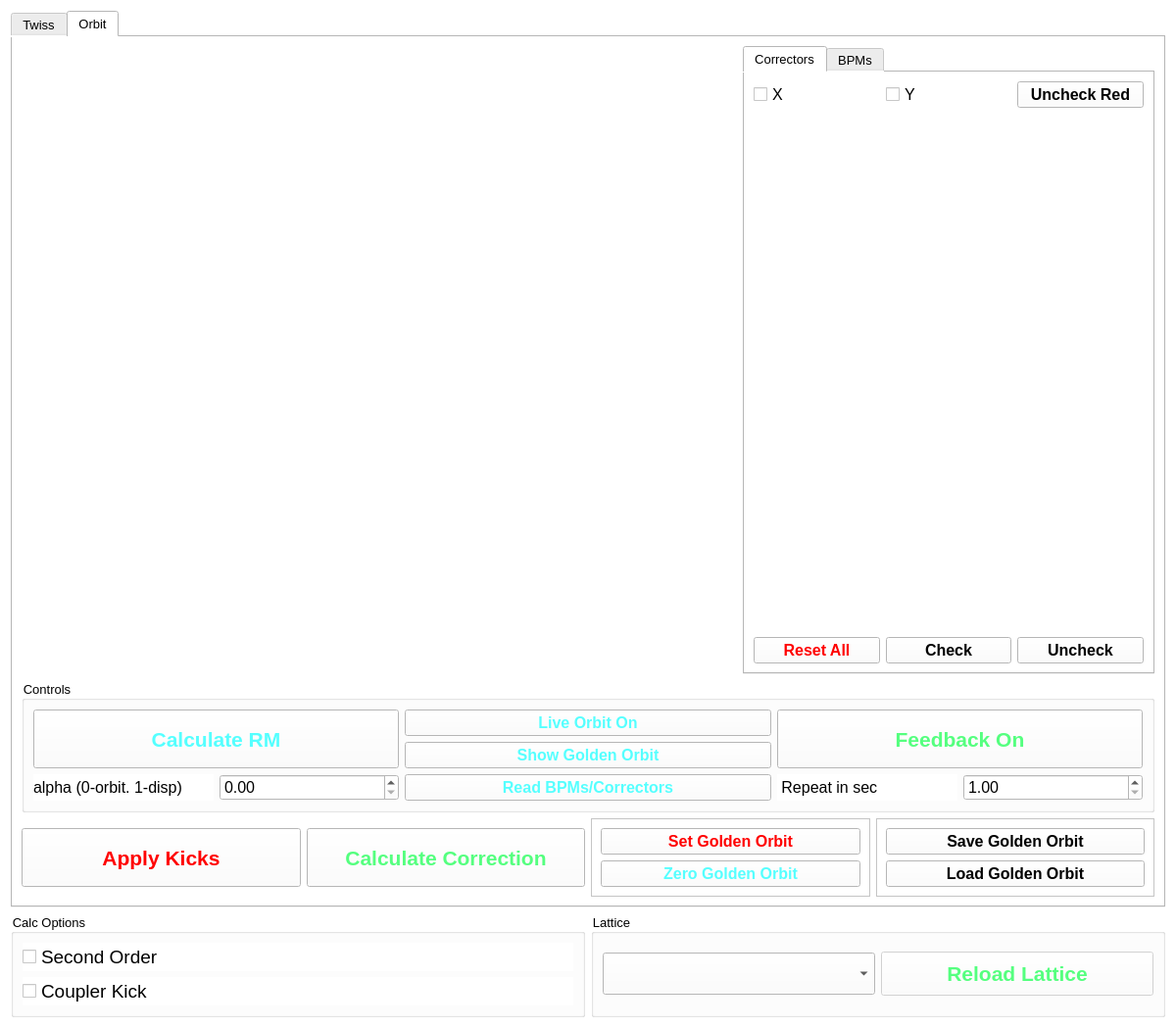
<?xml version="1.0" encoding="UTF-8"?>
<ui version="4.0">
 <class>Form</class>
 <widget class="QWidget" name="Form">
  <property name="geometry">
   <rect>
    <x>0</x>
    <y>0</y>
    <width>1200</width>
    <height>1049</height>
   </rect>
  </property>
  <property name="minimumSize">
   <size>
    <width>1150</width>
    <height>0</height>
   </size>
  </property>
  <property name="contextMenuPolicy">
   <enum>Qt::CustomContextMenu</enum>
  </property>
  <property name="windowTitle">
   <string>Ocelot Interface</string>
  </property>
  <property name="styleSheet">
   <string notr="true">background-color: white</string>
  </property>
  <layout class="QGridLayout" name="gridLayout">
   <item row="1" column="0">
    <layout class="QHBoxLayout" name="horizontalLayout_7">
     <item>
      <widget class="QGroupBox" name="groupBox_9">
       <property name="minimumSize">
        <size>
         <width>0</width>
         <height>50</height>
        </size>
       </property>
       <property name="font">
        <font>
         <pointsize>10</pointsize>
        </font>
       </property>
       <property name="title">
        <string>Calc Options</string>
       </property>
       <layout class="QGridLayout" name="gridLayout_15">
        <item row="0" column="0">
         <layout class="QGridLayout" name="gridLayout_14">
          <item row="0" column="0">
           <widget class="QCheckBox" name="cb_sec_order">
            <property name="font">
             <font>
              <pointsize>14</pointsize>
             </font>
            </property>
            <property name="text">
             <string>Second Order</string>
            </property>
           </widget>
          </item>
          <item row="1" column="0">
           <widget class="QCheckBox" name="cb_coupler_kick">
            <property name="font">
             <font>
              <pointsize>14</pointsize>
             </font>
            </property>
            <property name="text">
             <string>Coupler Kick</string>
            </property>
           </widget>
          </item>
         </layout>
        </item>
       </layout>
      </widget>
     </item>
     <item>
      <widget class="QGroupBox" name="groupBox_3">
       <property name="minimumSize">
        <size>
         <width>0</width>
         <height>100</height>
        </size>
       </property>
       <property name="font">
        <font>
         <pointsize>10</pointsize>
        </font>
       </property>
       <property name="title">
        <string>Lattice</string>
       </property>
       <layout class="QGridLayout" name="gridLayout_13">
        <item row="1" column="1">
         <layout class="QGridLayout" name="gridLayout_4">
          <item row="1" column="0">
           <widget class="QComboBox" name="cb_lattice">
            <property name="minimumSize">
             <size>
              <width>0</width>
              <height>43</height>
             </size>
            </property>
            <property name="font">
             <font>
              <pointsize>14</pointsize>
             </font>
            </property>
           </widget>
          </item>
          <item row="1" column="1">
           <widget class="QPushButton" name="pb_reload">
            <property name="enabled">
             <bool>false</bool>
            </property>
            <property name="minimumSize">
             <size>
              <width>100</width>
              <height>45</height>
             </size>
            </property>
            <property name="font">
             <font>
              <pointsize>16</pointsize>
              <weight>75</weight>
              <bold>true</bold>
             </font>
            </property>
            <property name="styleSheet">
             <string notr="true">color: rgb(85, 255, 127);</string>
            </property>
            <property name="text">
             <string>Reload Lattice</string>
            </property>
           </widget>
          </item>
         </layout>
        </item>
       </layout>
      </widget>
     </item>
    </layout>
   </item>
   <item row="0" column="0">
    <widget class="QTabWidget" name="tabWidget_2">
     <property name="font">
      <font>
       <pointsize>10</pointsize>
      </font>
     </property>
     <property name="currentIndex">
      <number>1</number>
     </property>
     <widget class="QWidget" name="tab_2">
      <attribute name="title">
       <string>Twiss</string>
      </attribute>
      <layout class="QGridLayout" name="gridLayout_6">
       <item row="0" column="0" colspan="2">
        <widget class="QWidget" name="widget_2" native="true">
         <property name="sizePolicy">
          <sizepolicy hsizetype="Expanding" vsizetype="Expanding">
           <horstretch>1</horstretch>
           <verstretch>0</verstretch>
          </sizepolicy>
         </property>
         <property name="minimumSize">
          <size>
           <width>700</width>
           <height>400</height>
          </size>
         </property>
        </widget>
       </item>
       <item row="1" column="0" colspan="4">
        <widget class="QGroupBox" name="groupBox_10">
         <property name="maximumSize">
          <size>
           <width>16777215</width>
           <height>140</height>
          </size>
         </property>
         <property name="font">
          <font>
           <pointsize>10</pointsize>
          </font>
         </property>
         <property name="title">
          <string>BackTracking</string>
         </property>
         <layout class="QHBoxLayout" name="horizontalLayout_14">
          <item>
           <layout class="QHBoxLayout" name="horizontalLayout_13">
            <item>
             <layout class="QVBoxLayout" name="verticalLayout">
              <item>
               <widget class="QCheckBox" name="cb_otr55">
                <property name="font">
                 <font>
                  <pointsize>14</pointsize>
                 </font>
                </property>
                <property name="text">
                 <string>OTRC 55</string>
                </property>
                <property name="checked">
                 <bool>true</bool>
                </property>
               </widget>
              </item>
              <item>
               <widget class="QCheckBox" name="cb_otr218">
                <property name="font">
                 <font>
                  <pointsize>14</pointsize>
                 </font>
                </property>
                <property name="text">
                 <string>OTRB 218</string>
                </property>
               </widget>
              </item>
              <item>
               <widget class="QCheckBox" name="cb_otr450">
                <property name="font">
                 <font>
                  <pointsize>14</pointsize>
                 </font>
                </property>
                <property name="text">
                 <string>OTRB 450</string>
                </property>
               </widget>
              </item>
             </layout>
            </item>
            <item>
             <layout class="QVBoxLayout" name="verticalLayout_10">
              <item>
               <widget class="QCheckBox" name="cb_design_tws">
                <property name="font">
                 <font>
                  <pointsize>14</pointsize>
                 </font>
                </property>
                <property name="text">
                 <string>Design Twiss</string>
                </property>
               </widget>
              </item>
             </layout>
            </item>
           </layout>
          </item>
         </layout>
        </widget>
       </item>
       <item row="2" column="0" rowspan="2">
        <widget class="QPushButton" name="pb_write">
         <property name="enabled">
          <bool>false</bool>
         </property>
         <property name="minimumSize">
          <size>
           <width>150</width>
           <height>60</height>
          </size>
         </property>
         <property name="font">
          <font>
           <pointsize>16</pointsize>
           <weight>75</weight>
           <bold>true</bold>
          </font>
         </property>
         <property name="styleSheet">
          <string notr="true">color: rgb(85, 255, 127);</string>
         </property>
         <property name="text">
          <string>Write to Quads</string>
         </property>
        </widget>
       </item>
       <item row="2" column="1" rowspan="2">
        <widget class="QPushButton" name="pb_read">
         <property name="minimumSize">
          <size>
           <width>0</width>
           <height>60</height>
          </size>
         </property>
         <property name="font">
          <font>
           <pointsize>16</pointsize>
           <weight>75</weight>
           <bold>true</bold>
          </font>
         </property>
         <property name="styleSheet">
          <string notr="true">color: rgb(85, 255, 255);</string>
         </property>
         <property name="text">
          <string>Read from Quads</string>
         </property>
        </widget>
       </item>
       <item row="2" column="2" colspan="2">
        <widget class="QPushButton" name="pb_reset">
         <property name="enabled">
          <bool>true</bool>
         </property>
         <property name="minimumSize">
          <size>
           <width>0</width>
           <height>20</height>
          </size>
         </property>
         <property name="sizeIncrement">
          <size>
           <width>0</width>
           <height>0</height>
          </size>
         </property>
         <property name="font">
          <font>
           <pointsize>12</pointsize>
           <weight>75</weight>
           <bold>true</bold>
          </font>
         </property>
         <property name="styleSheet">
          <string notr="true">color: rgb(255, 0, 0);</string>
         </property>
         <property name="text">
          <string>Reset All</string>
         </property>
        </widget>
       </item>
       <item row="3" column="2" colspan="2">
        <widget class="QPushButton" name="pb_update">
         <property name="minimumSize">
          <size>
           <width>0</width>
           <height>20</height>
          </size>
         </property>
         <property name="font">
          <font>
           <pointsize>12</pointsize>
           <weight>75</weight>
           <bold>true</bold>
          </font>
         </property>
         <property name="text">
          <string>Update Reference</string>
         </property>
        </widget>
       </item>
       <item row="0" column="2" colspan="2">
        <widget class="QWidget" name="widget" native="true">
         <property name="enabled">
          <bool>true</bool>
         </property>
         <property name="sizePolicy">
          <sizepolicy hsizetype="Expanding" vsizetype="Expanding">
           <horstretch>0</horstretch>
           <verstretch>0</verstretch>
          </sizepolicy>
         </property>
         <property name="minimumSize">
          <size>
           <width>400</width>
           <height>200</height>
          </size>
         </property>
         <property name="maximumSize">
          <size>
           <width>400</width>
           <height>16777215</height>
          </size>
         </property>
        </widget>
       </item>
      </layout>
     </widget>
     <widget class="QWidget" name="tab_3">
      <attribute name="title">
       <string>Orbit</string>
      </attribute>
      <layout class="QGridLayout" name="gridLayout_8">
       <item row="0" column="0">
        <layout class="QHBoxLayout" name="horizontalLayout_4">
         <item>
          <widget class="QWidget" name="w_orbit" native="true">
           <property name="sizePolicy">
            <sizepolicy hsizetype="Expanding" vsizetype="Expanding">
             <horstretch>0</horstretch>
             <verstretch>0</verstretch>
            </sizepolicy>
           </property>
           <property name="minimumSize">
            <size>
             <width>650</width>
             <height>400</height>
            </size>
           </property>
          </widget>
         </item>
        </layout>
       </item>
       <item row="6" column="0" colspan="2">
        <layout class="QHBoxLayout" name="horizontalLayout_2">
         <item>
          <widget class="QPushButton" name="pb_apply_kicks">
           <property name="minimumSize">
            <size>
             <width>150</width>
             <height>60</height>
            </size>
           </property>
           <property name="font">
            <font>
             <pointsize>16</pointsize>
             <weight>75</weight>
             <bold>true</bold>
            </font>
           </property>
           <property name="styleSheet">
            <string notr="true">color: rgb(255, 0, 0);</string>
           </property>
           <property name="text">
            <string>Apply Kicks</string>
           </property>
          </widget>
         </item>
         <item>
          <widget class="QPushButton" name="pb_correct_orbit">
           <property name="minimumSize">
            <size>
             <width>0</width>
             <height>60</height>
            </size>
           </property>
           <property name="font">
            <font>
             <pointsize>16</pointsize>
             <weight>75</weight>
             <bold>true</bold>
            </font>
           </property>
           <property name="styleSheet">
            <string notr="true">color: rgb(85, 255, 127);</string>
           </property>
           <property name="text">
            <string>Calculate Correction</string>
           </property>
          </widget>
         </item>
         <item>
          <widget class="QFrame" name="frame_4">
           <property name="frameShape">
            <enum>QFrame::StyledPanel</enum>
           </property>
           <property name="frameShadow">
            <enum>QFrame::Raised</enum>
           </property>
           <layout class="QVBoxLayout" name="verticalLayout_9">
            <item>
             <widget class="QPushButton" name="pb_set_golden">
              <property name="minimumSize">
               <size>
                <width>0</width>
                <height>20</height>
               </size>
              </property>
              <property name="font">
               <font>
                <pointsize>12</pointsize>
                <weight>75</weight>
                <bold>true</bold>
               </font>
              </property>
              <property name="styleSheet">
               <string notr="true">color: rgb(255, 0, 0);</string>
              </property>
              <property name="text">
               <string>Set Golden Orbit</string>
              </property>
             </widget>
            </item>
            <item>
             <widget class="QPushButton" name="pb_zero_gold">
              <property name="minimumSize">
               <size>
                <width>0</width>
                <height>20</height>
               </size>
              </property>
              <property name="font">
               <font>
                <pointsize>12</pointsize>
                <weight>75</weight>
                <bold>true</bold>
               </font>
              </property>
              <property name="styleSheet">
               <string notr="true">color: rgb(85, 255, 255);</string>
              </property>
              <property name="text">
               <string>Zero Golden Orbit</string>
              </property>
             </widget>
            </item>
           </layout>
          </widget>
         </item>
         <item>
          <widget class="QFrame" name="frame_3">
           <property name="frameShape">
            <enum>QFrame::StyledPanel</enum>
           </property>
           <property name="frameShadow">
            <enum>QFrame::Raised</enum>
           </property>
           <layout class="QVBoxLayout" name="verticalLayout_4">
            <item>
             <widget class="QPushButton" name="pb_save_golden">
              <property name="minimumSize">
               <size>
                <width>0</width>
                <height>20</height>
               </size>
              </property>
              <property name="font">
               <font>
                <pointsize>12</pointsize>
                <weight>75</weight>
                <bold>true</bold>
               </font>
              </property>
              <property name="text">
               <string>Save Golden Orbit</string>
              </property>
             </widget>
            </item>
            <item>
             <widget class="QPushButton" name="pb_load_golden">
              <property name="minimumSize">
               <size>
                <width>0</width>
                <height>20</height>
               </size>
              </property>
              <property name="font">
               <font>
                <pointsize>12</pointsize>
                <weight>75</weight>
                <bold>true</bold>
               </font>
              </property>
              <property name="text">
               <string>Load Golden Orbit</string>
              </property>
             </widget>
            </item>
           </layout>
          </widget>
         </item>
        </layout>
       </item>
       <item row="4" column="0" colspan="2">
        <widget class="QGroupBox" name="groupBox_2">
         <property name="minimumSize">
          <size>
           <width>0</width>
           <height>100</height>
          </size>
         </property>
         <property name="font">
          <font>
           <pointsize>10</pointsize>
          </font>
         </property>
         <property name="title">
          <string>Controls</string>
         </property>
         <layout class="QGridLayout" name="gridLayout_5">
          <item row="0" column="0">
           <layout class="QGridLayout" name="gridLayout_3">
            <item row="2" column="3">
             <layout class="QVBoxLayout" name="verticalLayout_3">
              <item>
               <widget class="QPushButton" name="pb_feedback">
                <property name="enabled">
                 <bool>true</bool>
                </property>
                <property name="minimumSize">
                 <size>
                  <width>0</width>
                  <height>60</height>
                 </size>
                </property>
                <property name="font">
                 <font>
                  <pointsize>16</pointsize>
                  <weight>75</weight>
                  <bold>true</bold>
                 </font>
                </property>
                <property name="styleSheet">
                 <string notr="true">color: rgb(85, 255, 127);</string>
                </property>
                <property name="text">
                 <string>Feedback On</string>
                </property>
               </widget>
              </item>
              <item>
               <layout class="QHBoxLayout" name="horizontalLayout_12">
                <item>
                 <widget class="QLabel" name="label_4">
                  <property name="font">
                   <font>
                    <pointsize>12</pointsize>
                   </font>
                  </property>
                  <property name="text">
                   <string> Repeat in sec</string>
                  </property>
                 </widget>
                </item>
                <item>
                 <widget class="QDoubleSpinBox" name="sb_feedback_sec">
                  <property name="font">
                   <font>
                    <pointsize>12</pointsize>
                   </font>
                  </property>
                  <property name="locale">
                   <locale language="English" country="UnitedStates"/>
                  </property>
                  <property name="minimum">
                   <double>1.000000000000000</double>
                  </property>
                  <property name="maximum">
                   <double>30.000000000000000</double>
                  </property>
                  <property name="singleStep">
                   <double>1.000000000000000</double>
                  </property>
                  <property name="value">
                   <double>1.000000000000000</double>
                  </property>
                 </widget>
                </item>
               </layout>
              </item>
             </layout>
            </item>
            <item row="2" column="1">
             <layout class="QVBoxLayout" name="verticalLayout_8">
              <item>
               <widget class="QPushButton" name="pb_online_orbit">
                <property name="minimumSize">
                 <size>
                  <width>0</width>
                  <height>20</height>
                 </size>
                </property>
                <property name="font">
                 <font>
                  <pointsize>12</pointsize>
                  <weight>75</weight>
                  <bold>true</bold>
                 </font>
                </property>
                <property name="styleSheet">
                 <string notr="true">color: rgb(85, 255, 255);</string>
                </property>
                <property name="text">
                 <string>Live Orbit On</string>
                </property>
               </widget>
              </item>
              <item>
               <widget class="QPushButton" name="pb_golden_orbit">
                <property name="minimumSize">
                 <size>
                  <width>0</width>
                  <height>20</height>
                 </size>
                </property>
                <property name="font">
                 <font>
                  <pointsize>12</pointsize>
                  <weight>75</weight>
                  <bold>true</bold>
                 </font>
                </property>
                <property name="styleSheet">
                 <string notr="true">color: rgb(85, 255, 255);</string>
                </property>
                <property name="text">
                 <string>Show Golden Orbit</string>
                </property>
               </widget>
              </item>
              <item>
               <widget class="QPushButton" name="pb_read_orbit">
                <property name="minimumSize">
                 <size>
                  <width>0</width>
                  <height>20</height>
                 </size>
                </property>
                <property name="font">
                 <font>
                  <pointsize>12</pointsize>
                  <weight>75</weight>
                  <bold>true</bold>
                 </font>
                </property>
                <property name="styleSheet">
                 <string notr="true">color: rgb(85, 255, 255);</string>
                </property>
                <property name="text">
                 <string>Read BPMs/Correctors</string>
                </property>
               </widget>
              </item>
             </layout>
            </item>
            <item row="2" column="0">
             <layout class="QVBoxLayout" name="verticalLayout_6">
              <item>
               <widget class="QPushButton" name="pb_calc_RM">
                <property name="minimumSize">
                 <size>
                  <width>0</width>
                  <height>60</height>
                 </size>
                </property>
                <property name="font">
                 <font>
                  <pointsize>16</pointsize>
                  <weight>75</weight>
                  <bold>true</bold>
                 </font>
                </property>
                <property name="styleSheet">
                 <string notr="true">color: rgb(85, 255, 255);</string>
                </property>
                <property name="text">
                 <string>Calculate RM</string>
                </property>
               </widget>
              </item>
              <item>
               <layout class="QHBoxLayout" name="horizontalLayout_6">
                <item>
                 <widget class="QLabel" name="label_3">
                  <property name="font">
                   <font>
                    <pointsize>12</pointsize>
                   </font>
                  </property>
                  <property name="text">
                   <string>alpha (0-orbit. 1-disp)</string>
                  </property>
                 </widget>
                </item>
                <item>
                 <widget class="QDoubleSpinBox" name="sb_alpha">
                  <property name="font">
                   <font>
                    <pointsize>12</pointsize>
                   </font>
                  </property>
                  <property name="locale">
                   <locale language="English" country="UnitedStates"/>
                  </property>
                  <property name="minimum">
                   <double>0.000000000000000</double>
                  </property>
                  <property name="maximum">
                   <double>1.000000000000000</double>
                  </property>
                  <property name="singleStep">
                   <double>0.100000000000000</double>
                  </property>
                  <property name="value">
                   <double>0.000000000000000</double>
                  </property>
                 </widget>
                </item>
               </layout>
              </item>
             </layout>
            </item>
           </layout>
          </item>
         </layout>
        </widget>
       </item>
       <item row="0" column="1">
        <widget class="QTabWidget" name="tabWidget">
         <property name="maximumSize">
          <size>
           <width>420</width>
           <height>16777215</height>
          </size>
         </property>
         <property name="font">
          <font>
           <pointsize>10</pointsize>
          </font>
         </property>
         <property name="currentIndex">
          <number>0</number>
         </property>
         <widget class="QWidget" name="tab">
          <attribute name="title">
           <string>Correctors</string>
          </attribute>
          <layout class="QGridLayout" name="gridLayout_2">
           <item row="1" column="0">
            <widget class="QWidget" name="w_cor" native="true">
             <property name="sizePolicy">
              <sizepolicy hsizetype="Expanding" vsizetype="Expanding">
               <horstretch>0</horstretch>
               <verstretch>0</verstretch>
              </sizepolicy>
             </property>
             <property name="minimumSize">
              <size>
               <width>450</width>
               <height>121</height>
              </size>
             </property>
             <property name="maximumSize">
              <size>
               <width>400</width>
               <height>16777215</height>
              </size>
             </property>
            </widget>
           </item>
           <item row="4" column="0">
            <layout class="QHBoxLayout" name="horizontalLayout">
             <item>
              <widget class="QPushButton" name="pb_reset_all">
               <property name="minimumSize">
                <size>
                 <width>0</width>
                 <height>20</height>
                </size>
               </property>
               <property name="font">
                <font>
                 <pointsize>12</pointsize>
                 <weight>75</weight>
                 <bold>true</bold>
                </font>
               </property>
               <property name="styleSheet">
                <string notr="true">color: rgb(255, 0, 0);</string>
               </property>
               <property name="text">
                <string>Reset All</string>
               </property>
              </widget>
             </item>
             <item>
              <widget class="QPushButton" name="pb_check">
               <property name="minimumSize">
                <size>
                 <width>0</width>
                 <height>20</height>
                </size>
               </property>
               <property name="font">
                <font>
                 <pointsize>12</pointsize>
                 <weight>75</weight>
                 <bold>true</bold>
                </font>
               </property>
               <property name="text">
                <string>Check</string>
               </property>
              </widget>
             </item>
             <item>
              <widget class="QPushButton" name="pb_uncheck">
               <property name="enabled">
                <bool>true</bool>
               </property>
               <property name="minimumSize">
                <size>
                 <width>0</width>
                 <height>20</height>
                </size>
               </property>
               <property name="sizeIncrement">
                <size>
                 <width>0</width>
                 <height>0</height>
                </size>
               </property>
               <property name="font">
                <font>
                 <pointsize>12</pointsize>
                 <weight>75</weight>
                 <bold>true</bold>
                </font>
               </property>
               <property name="styleSheet">
                <string notr="true"/>
               </property>
               <property name="text">
                <string>Uncheck</string>
               </property>
              </widget>
             </item>
            </layout>
           </item>
           <item row="0" column="0">
            <layout class="QHBoxLayout" name="horizontalLayout_10">
             <item>
              <widget class="QCheckBox" name="cb_x_cors">
               <property name="font">
                <font>
                 <pointsize>12</pointsize>
                </font>
               </property>
               <property name="text">
                <string>X</string>
               </property>
              </widget>
             </item>
             <item>
              <widget class="QCheckBox" name="cb_y_cors">
               <property name="font">
                <font>
                 <pointsize>12</pointsize>
                </font>
               </property>
               <property name="text">
                <string>Y</string>
               </property>
              </widget>
             </item>
             <item>
              <widget class="QPushButton" name="pb_uncheck_red">
               <property name="enabled">
                <bool>true</bool>
               </property>
               <property name="minimumSize">
                <size>
                 <width>0</width>
                 <height>20</height>
                </size>
               </property>
               <property name="sizeIncrement">
                <size>
                 <width>0</width>
                 <height>0</height>
                </size>
               </property>
               <property name="font">
                <font>
                 <pointsize>12</pointsize>
                 <weight>75</weight>
                 <bold>true</bold>
                </font>
               </property>
               <property name="styleSheet">
                <string notr="true"/>
               </property>
               <property name="text">
                <string>Uncheck Red</string>
               </property>
              </widget>
             </item>
            </layout>
           </item>
          </layout>
         </widget>
         <widget class="QWidget" name="tab_4">
          <attribute name="title">
           <string>BPMs</string>
          </attribute>
          <layout class="QGridLayout" name="gridLayout_7">
           <item row="0" column="0">
            <widget class="QWidget" name="w_bpm" native="true">
             <property name="sizePolicy">
              <sizepolicy hsizetype="Preferred" vsizetype="Expanding">
               <horstretch>0</horstretch>
               <verstretch>0</verstretch>
              </sizepolicy>
             </property>
             <property name="minimumSize">
              <size>
               <width>400</width>
               <height>300</height>
              </size>
             </property>
            </widget>
           </item>
           <item row="1" column="0">
            <layout class="QHBoxLayout" name="horizontalLayout_3">
             <item>
              <widget class="QPushButton" name="pb_bpm_check">
               <property name="text">
                <string>Check</string>
               </property>
              </widget>
             </item>
             <item>
              <widget class="QPushButton" name="pb_bpm_uncheck">
               <property name="text">
                <string>Uncheck</string>
               </property>
              </widget>
             </item>
            </layout>
           </item>
          </layout>
         </widget>
        </widget>
       </item>
      </layout>
     </widget>
    </widget>
   </item>
  </layout>
 </widget>
 <resources/>
 <connections/>
</ui>
